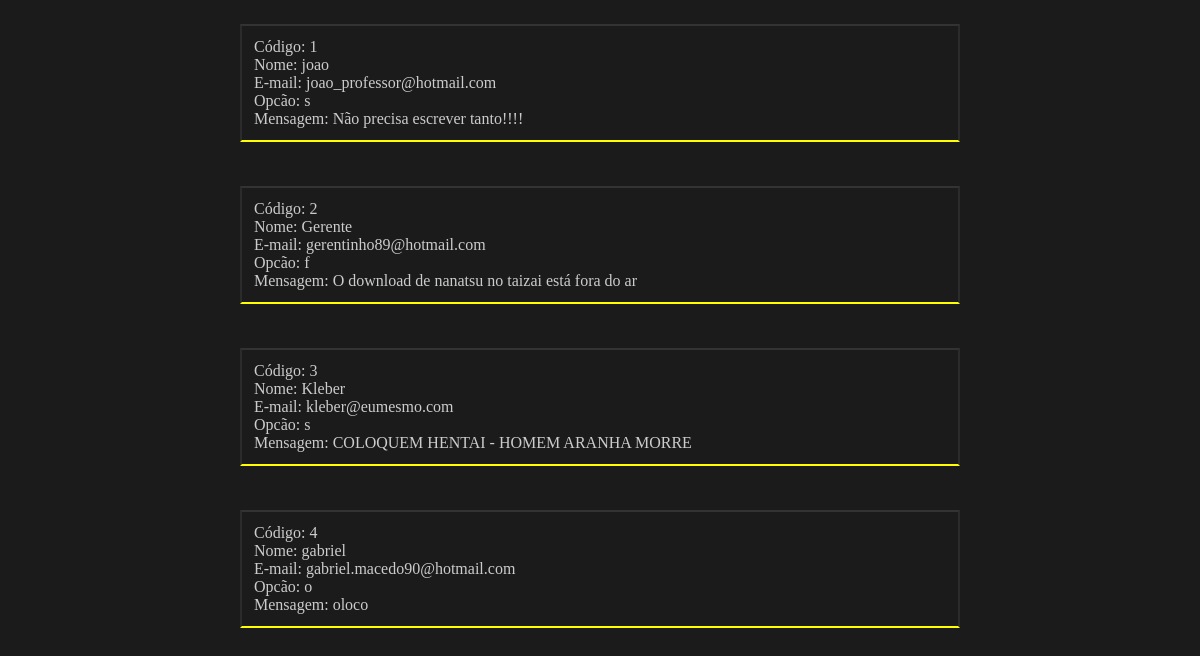
Page /Projeto/php/registroDeReclamacoes.php on the committed database.
### tables this page shows
CREATE TABLE IF NOT EXISTS `tb_reclamacoes` (
  `codigo` int(100) NOT NULL AUTO_INCREMENT,
  `nome_pessoa` varchar(50) NOT NULL,
  `email` varchar(50) NOT NULL,
  `opcao` varchar(1) NOT NULL,
  `mensagem` varchar(280) NOT NULL,
  PRIMARY KEY (`codigo`)
);

### Projeto/php/registroDeReclamacoes.php (the view, shortened to what this page needs)
<!DOCTYPE html PUBLIC "-//W3C//DTD XHTML 1.0 Transitional//EN" "http://www.w3.org/TR/xhtml1/DTD/xhtml1-transitional.dtd">
<html xmlns="http://www.w3.org/1999/xhtml">
<head>
<link rel="stylesheet" type="text/css" href="../css/estiloPHP.css" />
</head>
<body>
<?php
include('connect.php');
$lista = mysqli_query($con, "Select * from `tb_reclamacoes`");
while($linha = mysqli_fetch_array($lista)){
	echo "
		<div class=central>
			<p>Código: $linha[codigo]</p>
			<p>Nome: $linha[nome_pessoa]</p>
			<p>E-mail: $linha[email]</p>
			<p>Opcão: $linha[opcao]</p>
			<p>Mensagem: $linha[mensagem]</p>
		</div>
	";
}
?>
</body>
</html>

### Projeto/css/estiloPHP.css (style rules this page uses)
* { margin: 0; padding: 0; font-size: 100%; border: none; outline: none; font-weight: 300; box-sizing: border-box; font-family: "the Brooklyn Smooth"; }
body { background-color:#1b1b1b; }
.central { width: 60%; margin-bottom: 20px; margin-top: 2%; margin-left: 20%; margin-right: 20%; float: left; border: 2px solid #2B2B2B; border-top: 2px solid #333; border-bottom: 2px solid yellow; background: #1b1b1b; color: #CCC; padding:1%; }

### rows in the picture
tb_reclamacoes: codigo "1", nome_pessoa "joao", email "joao_professor@hotmail.com", opcao "s", mensagem "Não precisa escrever tanto!!!!"
tb_reclamacoes: codigo "2", nome_pessoa "Gerente", email "gerentinho89@hotmail.com", opcao "f", mensagem "O download de nanatsu no taizai está fora do ar"
tb_reclamacoes: codigo "3", nome_pessoa "Kleber", email "kleber@eumesmo.com", opcao "s", mensagem "COLOQUEM HENTAI - HOMEM ARANHA MORRE"
tb_reclamacoes: codigo "4", nome_pessoa "gabriel", email "gabriel.macedo90@hotmail.com", opcao "o", mensagem "oloco"
